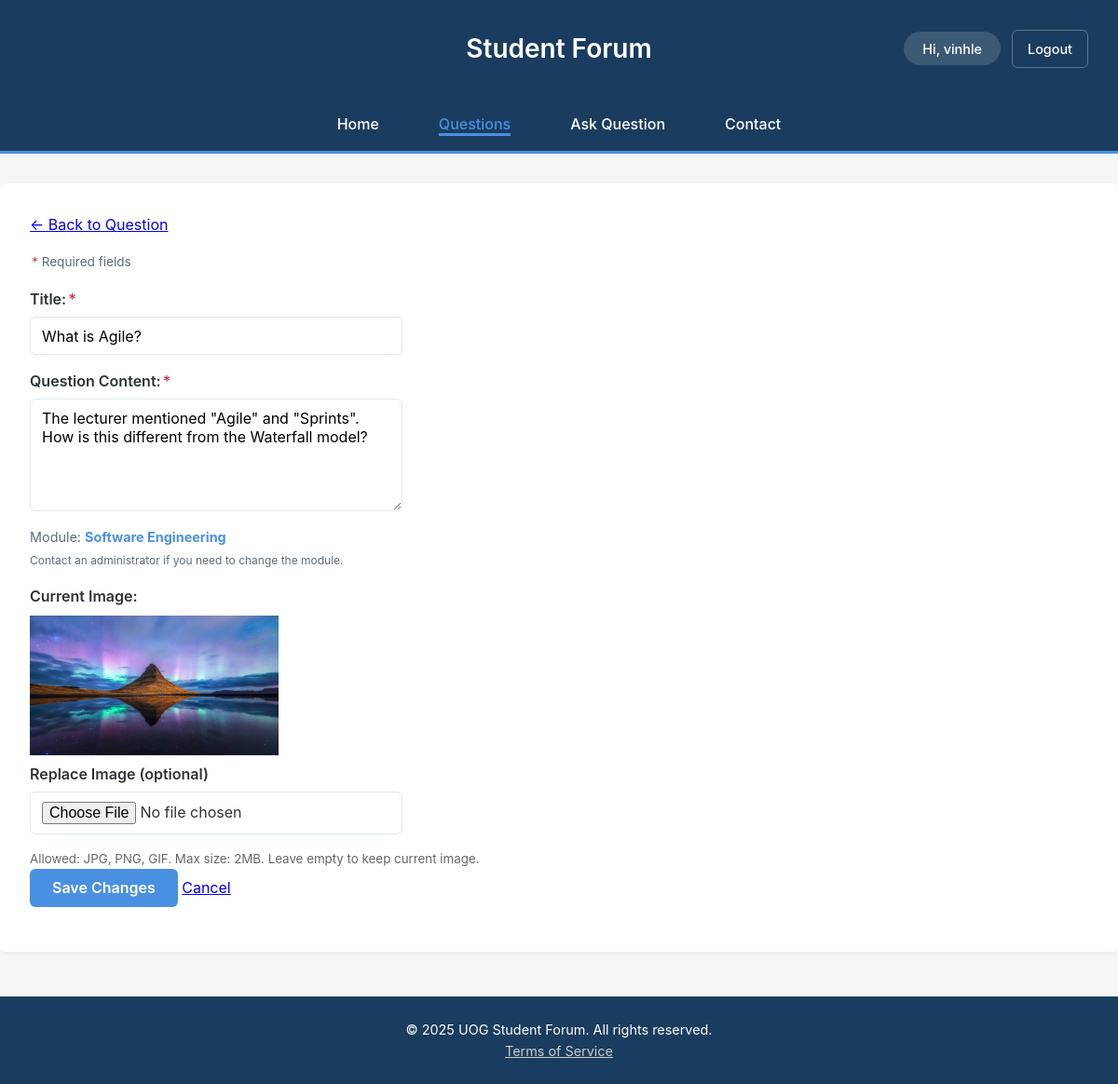
/editquestion.php?id=4 (signed in), run on an earlier commit of the app's database.
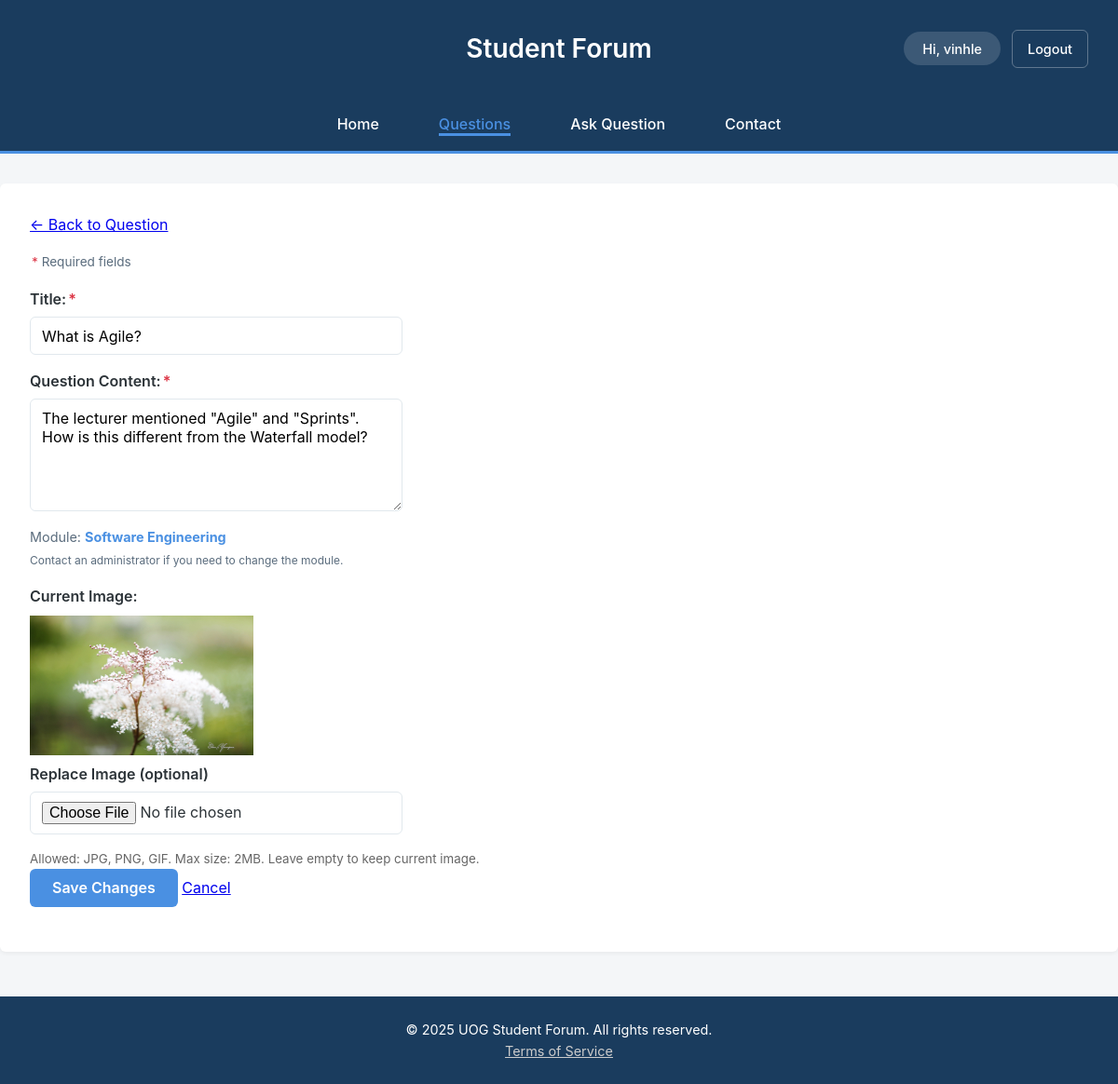
And on a later commit of the database.
### tables this page shows
CREATE TABLE `question` (
  `question_id` int(11) NOT NULL,
  `title` varchar(255) NOT NULL,
  `content` text NOT NULL,
  `image` varchar(255) DEFAULT NULL,
  `view_count` int(11) NOT NULL DEFAULT 0,
  `status` varchar(50) NOT NULL DEFAULT 'active',
  `created_at` timestamp NOT NULL DEFAULT current_timestamp(),
  `user_id` int(11) DEFAULT NULL,
  `module_id` int(11) NOT NULL,
  `updated_at` timestamp NOT NULL DEFAULT current_timestamp() ON UPDATE current_timestamp()
);

### editquestion.php (called while the page is built, shortened)
<?php
include INCLUDES_PATH . 'DatabaseConnection.php';
include FUNCTIONS_PATH . 'DatabaseFunctions.php';
include FUNCTIONS_PATH . 'QuestionDbFunctions.php';
include FUNCTIONS_PATH . 'ModuleDbFunctions.php';
try {
    $question_id = (int) ($_POST['question_id'] ?? $_GET['id'] ?? 0);
    $question = getQuestion($pdo, $question_id);
    $module = getModule($pdo, $question['module_id']);
    $moduleName = $module ? $module['module_name'] : 'Unknown';
    include PUBLIC_TEMPLATES . 'editquestion.html.php';
} catch (PDOException $e) {
    $title = 'An error has occurred';
    $output = 'Database error: ' . $e->getMessage();
}
include PUBLIC_TEMPLATES . 'layout.html.php';

### includes/functions/DatabaseFunctions.php (called while the page is built, shortened)
<?php
function query($pdo, $sql, $parameters = []) {
    $query = $pdo->prepare($sql);
    $query->execute($parameters);
    return $query;
}
function getById($pdo, $table, $id) {
    $table_ids = [
        'question' => 'question_id',
        'user_account' => 'user_id',
        'module' => 'module_id',
        'message' => 'message_id',
        'answer' => 'answer_id'
    ];
    $table_id = $table_ids[$table];
    $sql = "SELECT * FROM {$table} WHERE {$table_id} = :id";
    $parameters = [':id' => $id];
    $query = query($pdo, $sql, $parameters);
    return $query->fetch();
}

### includes/functions/QuestionDbFunctions.php (called while the page is built, shortened)
<?php
function getQuestion($pdo, $question_id) {
    return getById($pdo, 'question', $question_id);
}

### includes/functions/ModuleDbFunctions.php (called while the page is built, shortened)
<?php
function getModule($pdo, $module_id) {
    return getById($pdo, 'module', $module_id);
}

### templates/public/editquestion.html.php (the view, shortened to what this page needs)
<p><a href="questiondetail.php?id=<?= $question['question_id'] ?>" class="btn-secondary">&larr; Back to Question</a></p>
<form action="" method="post" enctype="multipart/form-data" class="needs-validation" novalidate>
    <p class="required-note"><span class="required">*</span> Required fields</p>
    <label for="title">Title:<span class="required">*</span></label>
    <input type="text" id="title" name="title" required maxlength="255" value="<?=htmlspecialchars($question['title'] ?? '', ENT_QUOTES, 'UTF-8')?>">
    <label for="content">Question Content:<span class="required">*</span></label>
    <textarea id="content" name="content" rows="5" cols="60" required><?=htmlspecialchars($question['content'] ?? '', ENT_QUOTES, 'UTF-8')?></textarea>
    <p class="form-note">Module: <strong><?=htmlspecialchars($moduleName ?? 'Unknown', ENT_QUOTES, 'UTF-8')?></strong>
    <br><small>Contact an administrator if you need to change the module.</small></p>
    <?php if (!empty($question['image'])): ?>
    <div class="current-image">
        <label>Current Image:</label>
        <img src="images/<?=htmlspecialchars($question['image'], ENT_QUOTES, 'UTF-8')?>" alt="Current question image" style="max-height: 150px; display: block; margin: 0.5rem 0;">
    </div>
    <?php endif; ?>
    <label for="image">Replace Image (optional)</label>
    <input type="file" id="image" name="image" accept="image/*">
    <small style="display: block; margin-top: 0.25rem; color: #666;">Allowed: JPG, PNG, GIF. Max size: 2MB. Leave empty to keep current image.</small>
    <div class="form-actions">
        <input type="submit" name="submit" value="Save Changes" class="btn-primary">
        <a href="questiondetail.php?id=<?= $question['question_id'] ?>" class="btn-secondary">Cancel</a>
    </div>
</form>

What changed in the data, as far as the page shows it:
changed question "What is Agile?": image: a different picture
